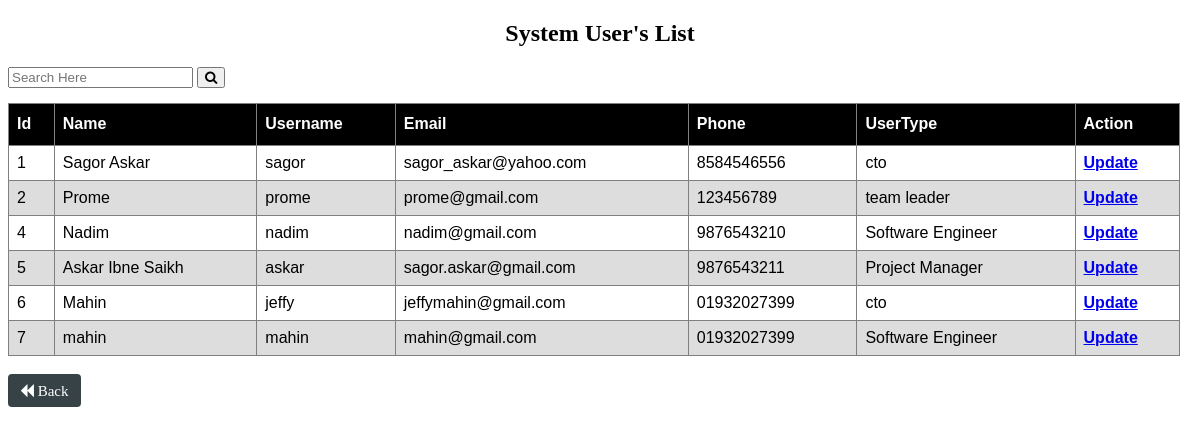
Page /system_users/system_users.php on the committed database.
### tables this page shows
CREATE TABLE `register` (
  `id` int(10) NOT NULL,
  `name` varchar(200) NOT NULL,
  `username` varchar(100) NOT NULL,
  `email` varchar(300) NOT NULL,
  `phone` varchar(50) NOT NULL,
  `password` varchar(100) NOT NULL,
  `usertype` varchar(50) NOT NULL
);

### system_users/system_users.php (the view, shortened to what this page needs)
<?php
if(isset($_POST['search']))
{
    $valueToSearch = $_POST['valueToSearch'];
    $query = "SELECT * FROM `register` WHERE CONCAT(`name`, `username`) LIKE '%".$valueToSearch."%'";
    $search_result = filterTable($query);
}
 else {
    $query = "SELECT * FROM `register`";
    $search_result = filterTable($query);
}
function filterTable($query)
{
    $connect = mysqli_connect("localhost", "root", "", "finalproj");
    $filter_Result = mysqli_query($connect, $query);
    return $filter_Result;
}
?>
<!DOCTYPE html>
<html>
<head>
    <link rel="stylesheet" href="https://cdnjs.cloudflare.com/ajax/libs/font-awesome/4.7.0/css/font-awesome.min.css">
</head>
<body>
    <h2 class="h2">System User's List</h2>
        <form action="system_users.php" method="post">
            <div style="float: left;">
                <input type="text" name="valueToSearch" class="btn-search" placeholder="Search Here">
                <button type="submit" name="search"><i class="fa fa-search"></i></button>
            </div>
            <br><br>
            <table>
            <thead>
              <th>Id</th>
              <th>Name</th>
              <th>Username</th>
              <th>Email</th>
              <th>Phone</th>
              <th>UserType</th>
              <th>Action</th>
            </thead>
            <tbody>
              <?php
              while ($row = mysqli_fetch_assoc($search_result)) { ?>
              <tr>
                <td> <?php echo $row['id']?> </td>
                <td> <?php echo $row['name']?></td>
                <td> <?php echo $row['username']?></td>
                <td> <?php echo $row['email']?> </td>
                <td> <?php echo $row['phone']?> </td>
                <td> <?php echo $row['usertype']?> </td>
                <td>
                    <a href="edit.php?id=<?php echo $row ['id']; ?>"><b>Update</b></a>
                </td>
              </tr>
              <?php  }  ?>
            </tbody>
          </table>
            <br>
            <button class="btn2"><i class="fa fa-backward" aria-hidden="true"><a style="text-decoration: none; color: white;" href="../cto.php"> Back</a></i></button>
        </form>
</body>
</html>

### system_users/system_users.php (style rules this page uses)
table { font-family: arial, sans-serif; border-collapse: collapse; width: 99%; border: 0.5px solid gray; }
td, th { border: 1px solid #dddddd; text-align: left; padding: 8px; border: 0.5px solid gray; }
th { background-color: black; color: white; height: 25px; }
tr:nth-child(even) { background-color: #dddddd; }
.btn2 { background-color: #374247; border: none; color: white; padding: 8px 12px; font-size: 15px; cursor: pointer; border-radius: 4px; }
.h2 { text-align: center; font-family: New Century Schoolbook; }

### rows in the picture
register: id "1", name "Sagor Askar", username "sagor", email "sagor_askar@yahoo.com", phone "8584546556", usertype "cto"
register: id "2", name "Prome", username "prome", email "prome@gmail.com", phone "123456789", usertype "team leader"
register: id "4", name "Nadim", username "nadim", email "nadim@gmail.com", phone "9876543210", usertype "Software Engineer"
register: id "5", name "Askar Ibne Saikh", username "askar", email "sagor.askar@gmail.com", phone "9876543211", usertype "Project Manager"
register: id "6", name "Mahin", username "jeffy", email "jeffymahin@gmail.com", phone "01932027399", usertype "cto"
register: id "7", name "mahin", username "mahin", email "mahin@gmail.com", phone "01932027399", usertype "Software Engineer"
